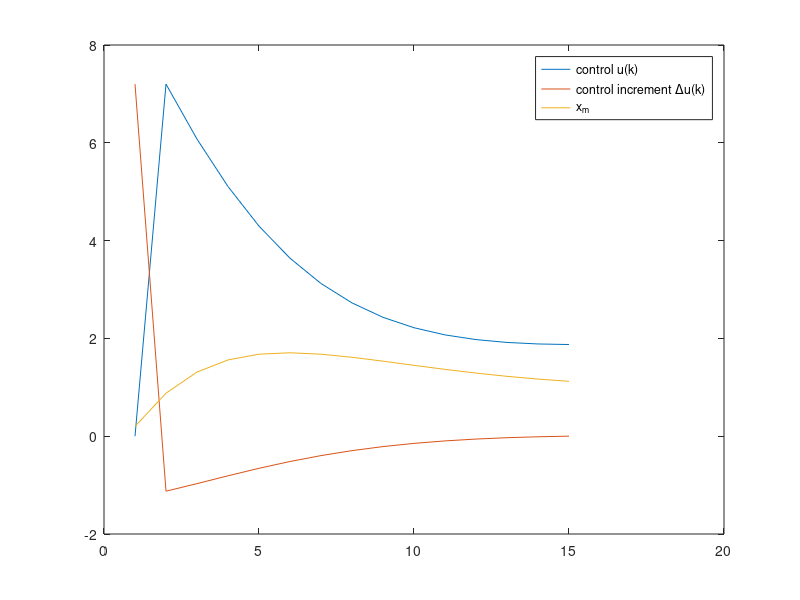

MATLAB code for this plot:
%% Receding Horizon
close all
clearvars; 
clc;
%for graphics
L=15; %experimentation time
xm=zeros(1,L);
x=zeros(2,L);
y=zeros(1,L);
u=zeros(1,L);
du=zeros(1,L);

%initial conditions
xm(1)=0.2;
y(1)=0.2; % output of extended system
dx=0.1;
x(:,1)=[dx,y(1)]';
u(1)=0;
du(1)=7.2;
% model parameters
a=0.8;b=0.1;c=1;Np=10;Nc=4;
Am=a;
Bm=b;
Cm=1.0;
Om=0;
% state space with integral control
A=[[Am,Om'];[Cm*Am,1]];
B=[Bm;Cm*Bm];
C=[Om,1];

%fill up F
F=[];
Phi=[];
for N=1:Np
    F=[F;C*(A^N)];
end
%fillup Phi
for Nu=1:Nc
    vaux=[];
    for N=1:Np
        if N-Nu>=0
            delta=1;
        else
            delta=0;
        end
        vaux=[vaux;C*(A^(N-Nu))*B*delta];
    end
    Phi=[Phi;vaux];
end
Phi=reshape(Phi,Np,Nc);

%reference
rki=1;

Rs=ones(Np,1)*rki;
R=2*eye(Nc);

% Receding horizon
for k=2:L
    u(k)=u(k-1)+du(k-1);
    xm(k)=Am*xm(k-1)+Bm*u(k); %system 
    dx=xm(k)-xm(k-1);
    y(k)=xm(k);
    xki=[dx,y(k)]';
    DU=(Phi'*Phi+R)\Phi'*(Rs-F*xki);
    du(k)=DU(1);
end
figure
plot(u)
hold on
plot(du)
hold on
plot(xm)
legend('control u(k)','control increment \Deltau(k)','x_m')
